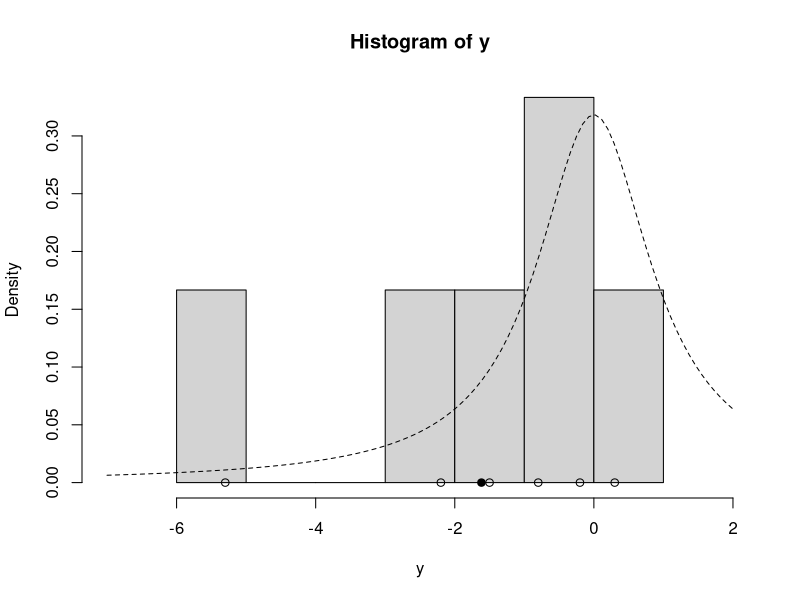
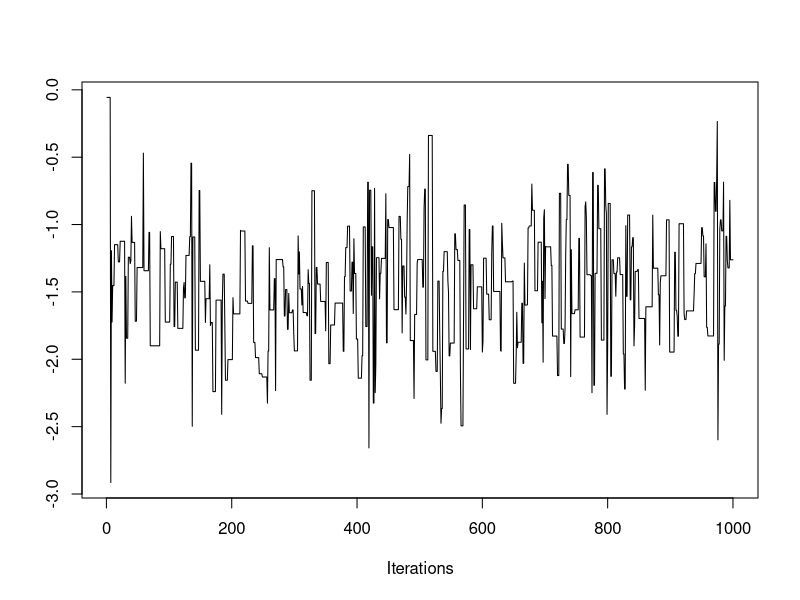
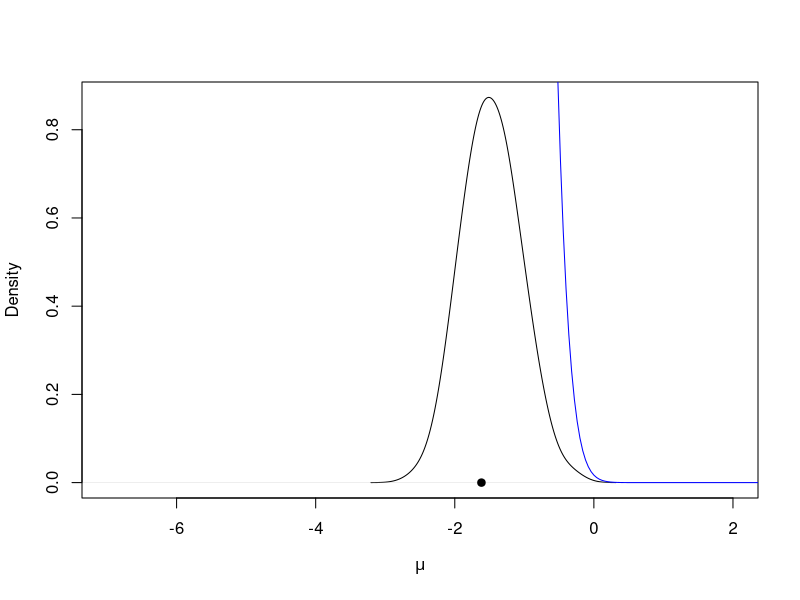

Write R code to recreate these figures, in order.
lg = function(mu, n, ybar) {
  mu2 = mu^2
  n * (ybar * mu - mu2 / 2.0) - log(1 + mu2)
}

mh = function(n, ybar, n_iter, mu_init, cand_sd) {
  ## Random-Walk Metropolis-Hastings algorithm
  
  ## step 1, initialize
  mu_out = numeric(n_iter)
  accpt = 0
  mu_now = mu_init
  lg_now = lg(mu=mu_now, n=n, ybar=ybar)
  
  ## step 2, iterate
  for (i in 1:n_iter) {
    ## step 2a
    mu_cand = rnorm(n=1, mean=mu_now, sd=cand_sd) # draw a candidate
    
    ## step 2b
    lg_cand = lg(mu=mu_cand, n=n, ybar=ybar) # evaluate log of g with the candidate
    lalpha = lg_cand - lg_now # log of acceptance ratio
    alpha = exp(lalpha)
    
    ## step 2c
    u = runif(1) # draw a uniform variable which will be less than alpha with probability min(1, alpha)
    if (u < alpha) { # then accept the candidate
      mu_now = mu_cand
      accpt = accpt + 1 # to keep track of acceptance
      lg_now = lg_cand
    }
    
    ## collect results
    mu_out[i] = mu_now # save this iteration's value of mu
  }
  
  ## return a list of output
  list(mu=mu_out, accpt=accpt/n_iter)
}

# y = c(1.2, 1.4, -0.5, 0.3, 0.9, 2.3, 1.0, 0.1, 1.3, 1.9)
y = c(-0.2, -1.5, -5.3, 0.3, -0.8, -2.2)
ybar = mean(y)
n = length(y)
hist(y, freq=FALSE, xlim=c(-7.0, 2.0)) # histogram of the data
curve(dt(x=x, df=1), lty=2, add=TRUE) # prior for mu
points(y, rep(0,n), pch=1) # individual data points
points(ybar, 0, pch=19) # sample mean

set.seed(43) # set the random seed for reproducibility
library("coda")

post = mh(n=n, ybar=ybar, n_iter=1e3, mu_init=0.0, cand_sd=1.5)
str(post)
post$accpt
traceplot(as.mcmc(post$mu))

post$mu_keep = post$mu[-c(1:200)] # discard the first 200 samples
plot(density(post$mu_keep, adjust=2.0), main="", xlim=c(-7.0, 2.0), xlab=expression(mu)) # plot density estimate of the posterior
# curve(dt(x=x, df=1), lty=2, add=TRUE) # prior for mu
points(ybar, 0, pch=19) # sample mean
curve(0.017*exp(lg(mu=x, n=n, ybar=ybar)), from=-1.0, to=3.0, add=TRUE, col="blue") # approximation to the true posterior in blue

summary(post$mu_keep)